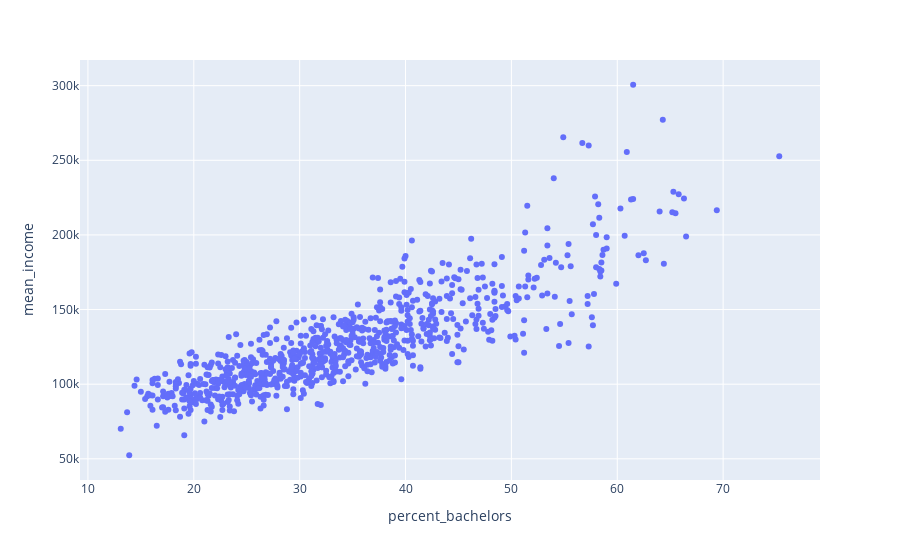

Notebook cell for this chart:
### Markdown cell above
Note that the hover information only has the values of the variables that are plotted. This is useful if we want to get the exact values, but we might also want to know what each observation represents. For example, which county is the one that had the highest percent of people with a Bachelor's degree? Or the lowest? We can add this information to the graph by adding the `hover_data` argument.

### Code cell
fig = px.scatter(census_data, x = 'percent_bachelors', y = 'mean_income', hover_data = ['county'])
fig.show()

### Figure 1 — Plotly figure (JSON) as saved in the notebook; plotly's stock layout.template omitted (floating-point values rounded to 4 significant figures; data arrays with more than 128 entries replaced by an {"elided": "..."} marker saying what was removed)
{"data": [{"customdata": {"elided": "850x1 str values"}, "hovertemplate": "percent_bachelors=%{x}<br>mean_income=%{y}<br>county=%{customdata[0]}<extra></extra>", "legendgroup": "", "marker": {"color": "#636efa", "symbol": "circle"}, "mode": "markers", "name": "", "orientation": "v", "showlegend": false, "type": "scatter", "x": {"elided": "850 float values"}, "xaxis": "x", "y": {"elided": "850 int values"}, "yaxis": "y"}], "layout": {"legend": {"tracegroupgap": 0}, "margin": {"t": 60}, "xaxis": {"anchor": "y", "domain": [0, 1], "title": {"text": "percent_bachelors"}}, "yaxis": {"anchor": "x", "domain": [0, 1], "title": {"text": "mean_income"}}}}
